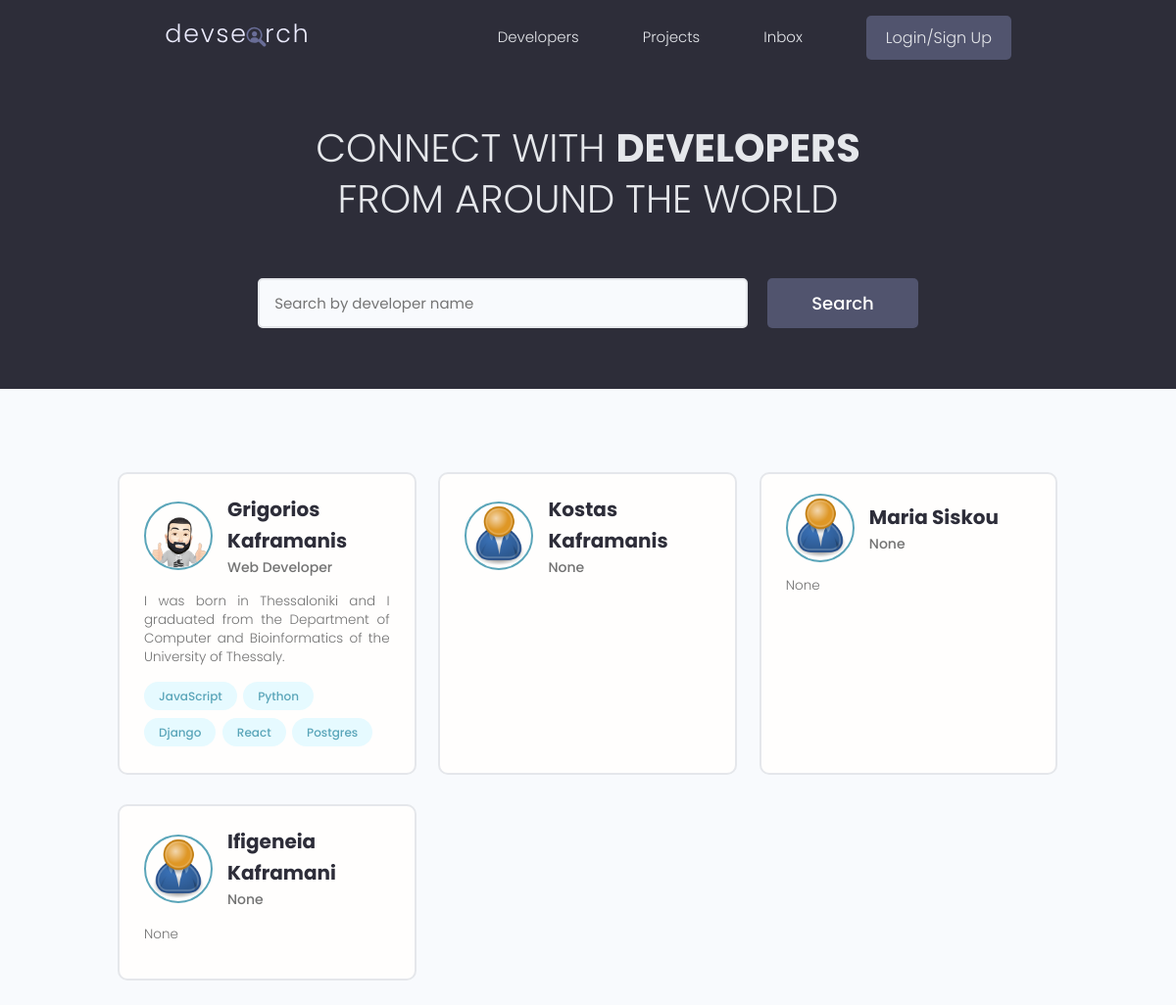
The page / on the database its author committed.
### users/models.py (models this page shows, shortened)
class Profile(models.Model):
    user = models.OneToOneField(User, on_delete=models.CASCADE, null=True, blank=True)
    name = models.CharField(max_length=200, blank=True, null=True)
    email = models.EmailField(max_length=500, blank=True, null=True)
    username = models.CharField(max_length=200, blank=True, null=True)
    location = models.CharField(max_length=200, blank=True, null=True)
    short_intro = models.CharField(max_length=200, blank=True, null=True)
    bio = models.TextField(blank=True, null=True)
    profile_image = models.ImageField(null=True, blank=True, upload_to="profiles/", default="profiles/user-default.png")
    social_github = models.CharField(max_length=200, blank=True, null=True)
    social_twitter = models.CharField(max_length=200, blank=True, null=True)
    social_linkedin = models.CharField(max_length=200, blank=True, null=True)
    social_facebook = models.CharField(max_length=200, blank=True, null=True)
    social_website = models.CharField(max_length=200, blank=True, null=True)
    created = models.DateTimeField(auto_now_add=True)
    id = models.UUIDField(default=uuid.uuid4, unique=True, primary_key=True, editable=False)

class Skill(models.Model):
    owner = models.ForeignKey(Profile, on_delete=models.CASCADE, null=True, blank=True)
    name = models.CharField(max_length=200, null=True, blank=True)
    description = models.TextField(null=True, blank=True)
    created = models.DateTimeField(auto_now_add=True)
    id = models.UUIDField(default=uuid.uuid4, unique=True, primary_key=True, editable=False)
    def __str__(self):
        return self.name

### users/views.py (the view)
# urls.py: path("", views.profiles, name="profiles"),
def profiles(request):
    profiles_all = Profile.objects.all()
    context = {"profiles": profiles_all}
    return render(request, "users/profiles.html", context)

### users/templates/users/profiles.html (shortened to what this page needs)
{% extends "base.html" %}
{% block content %}
  <main class="home">
    <section class="hero-section text-center">
      <div class="container container--narrow">
        <div class="hero-section__box">
          <h2>CONNECT WITH <span>DEVELOPERS</span></h2>
          <h2>FROM AROUND THE WORLD</h2>
        </div>
        <div class="hero-section__search">
          <form class="form" action="#" method="get">
            <div class="form__field">
              <input class="input input--text" id="formInput#search" type="text" name="text"
                placeholder="Search by developer name" />
            </div>
            <input class="btn btn--sub btn--lg" type="submit" value="Search" />
          </form>
        </div>
      </div>
    </section>
    <section class="devlist">
      <div class="container">
        <div class="grid grid--three">
          {% for profile in profiles %}
          <div class="column card">
            <div class="dev">
              <a href="{% url "user-profile" profile.id %}" class="card__body">
                <div class="dev__profile">
                  <img class="avatar avatar--md" src="{{ profile.profile_image.url }}" alt="image" />
                  <div class="dev__meta">
                    <h3>{{ profile.name }}</h3>
                    <h5>{{ profile.short_intro|slice:"60" }}</h5>
                  </div>
                </div>
                <p class="dev__info">
                    {{ profile.bio|slice:"150" }}
                </p>
                <div class="dev__skills">
                  {% for skill in profile.skill_set.all|slice:"5" %}
                  <span class="tag tag--pill tag--main">
                    <small>{{ skill }}</small>
                  </span>
                  {% endfor %}
                </div>
              </a>
            </div>
          </div>
          {% endfor %}
        </div>
      </div>
    </section>
  </main>
{% endblock %}

### static/styles/app.css (style rules this page uses)
:root { --color-sub: #2d2d39; }
.btn--sub { background-color: var(--color-sub-light); }
.card { border: 2px solid var(--color-light); }
img { width: 100%; }
.hero-section { height: 40vh; display: flex; align-items: center; background-color: var(--color-sub); }
.hero-section__box { margin-bottom: 4rem; }
.hero-section__box > h2, .hero-section__box > h2 > span { font-size: 4rem; color: var(--color-light); line-height: 1.3; text-transform: uppercase; }
.hero-section__box > h2 { font-weight: 300; }
.hero-section__box > h2 > span { font-weight: 700; }
.hero-section__search > .form { display: flex; align-items: center; justify-content: center; gap: 2rem; }
.hero-section__search > .form input.input--text { width: 50rem; }
.devlist { margin-top: 8rem; }
.devlist .grid { align-items: stretch; }
.devlist .dev .dev__profile { display: flex; align-items: center; gap: 1.5rem; }
.devlist .dev .dev__meta h3 { color: var(--color-sub); font-size: 2rem; font-weight: 700; }
.devlist .dev .dev__meta h5 { color: var(--color-text); font-size: 1.4rem; font-weight: 500; }
.devlist .dev .dev__info { margin: 1.5rem 0; font-size: 1.35rem; line-height: 1.4; text-align: justify; }

### static/uikit/styles/modules/_variables.css (style rules this page uses)
:root { --color-main: #5aa5b9; --color-main-light: #e6faff; --color-sub: #3f4156; --color-sub-light: #51546e; --color-sub-lighter: #ededfd; --color-text: #737373; --color-gray: #8b8b8b; --color-light: #e5e7eb; --color-light-gray: #767676; --color-bg: #f8fafd; --color-white: #fffefd; --color-white-light: #f3f3f3; --color-success: #359e64; --color-success-bg: #def8e8; --color-error: #fc4b0b; --color-error-bg: #fff2ee; --font-base: 'Poppins', arial, helvetica, 'Segoe UI', roboto, ubuntu, sans-serif; --font-monospace: 'Fira Code', 'Courier New', courier, monospace; --font-regular: 300; --font-medium: 500; --font-bold: 700; --generic-shadow: 1px 1px 5px #00000010; --generic-transition: all 0.3s ease-in-out; }

### static/uikit/styles/modules/_base.css (style rules this page uses)
* { margin: 0; padding: 0; box-sizing: border-box; text-rendering: optimizeLegibility; color: inherit; font-size: inherit; }
html { font-size: 50%; }
@media only screen and (min-width: 480px) { html { font-size: 56.25%; } }
@media only screen and (min-width: 1200px) { html { font-size: 62.5%; } }
body { line-height: 1.6; font-weight: 400; font-size: 1.5rem; color: var(--color-text); background-color: var(--color-bg); min-height: 100vh; }

### static/uikit/styles/modules/_typography.css (style rules this page uses)
* { font-family: var(--font-base); }
h2 { font-size: 3.6rem; font-weight: var(--font-bold); }
h3 { font-size: 3.2rem; font-weight: var(--font-medium); }
h5 { font-size: 2.4rem; font-weight: var(--font-medium); }
h5, h6 { font-weight: var(--font-regular); }
p, span, strong { font-size: 1.6rem; color: var(--color-text); font-weight: var(--font-regular); }
a { padding-bottom: 2px; text-decoration: none; display: inline-block; color: var(--color-main); font-weight: var(--font-medium); }

### static/uikit/styles/modules/_utilities.css (style rules this page uses)
.container { width: 92%; max-width: 165rem; margin: 0 auto; box-sizing: border-box; }
.container--narrow { width: 92%; max-width: 120rem; }
@media screen and (min-width: 1000px) { .container { width: 90%; } }
@media screen and (min-width: 1000px) { .container--narrow { width: 85%; } }
@media screen and (min-width: 1200px) { .container { width: 80%; } }
@media screen and (min-width: 1200px) { .container--narrow { width: 72%; } }
.text-center { text-align: center; }

### static/uikit/styles/modules/_avatar.css (style rules this page uses)
.avatar { border-radius: 50%; border: 2px solid var(--color-main); object-fit: cover; }
.avatar--md { height: 7rem; width: 7rem; }

### static/uikit/styles/modules/_button.css (style rules this page uses)
.btn { display: inline-block; position: relative; cursor: pointer; background-color: var(--color-light); font-weight: var(--font-medium); color: var(--color-sub); text-decoration: none; padding: 1rem 2rem; border-radius: 0.5rem; border: none; width: -webkit-fit-content; width: -moz-fit-content; width: fit-content; height: -webkit-fit-content; height: -moz-fit-content; height: fit-content; font-size: 1.6rem; outline-width: 0; outline-color: transparent; -webkit-backface-visibility: hidden; backface-visibility: hidden; transition: all 0.3s ease-in-out; }
.btn--sub { background-color: var(--color-sub); color: var(--color-white); }
.btn--lg { font-size: 1.8rem; padding: 1.2rem 4.5rem; }

### static/uikit/styles/modules/_card.css (style rules this page uses)
.card { border-radius: 1rem; background-color: var(--color-white); border: 1.5px solid var(--color-light); width: auto; height: auto; margin-top: 0.5rem; margin-bottom: 0.5rem; overflow: hidden; }
.card__body, .card__header { padding: 2rem 2.5rem; }

### rows shown on the page
Profile: profile_image (picture), name "Grigorios Kaframanis", short_intro "Web Developer", bio "I was born in Thessaloniki and I graduated from the Department of Computer and Bioinformatics of the University of Thessaly."
Skill: name "JavaScript"
Skill: name "Python"
Skill: name "Django"
Skill: name "React"
Skill: name "Postgres"
Profile: profile_image (placeholder picture), name "Kostas Kaframanis", short_intro "None"
Profile: profile_image (placeholder picture), name "Maria Siskou", short_intro "None", bio "None"
Profile: profile_image (placeholder picture), name "Ifigeneia Kaframani", short_intro "None", bio "None"
